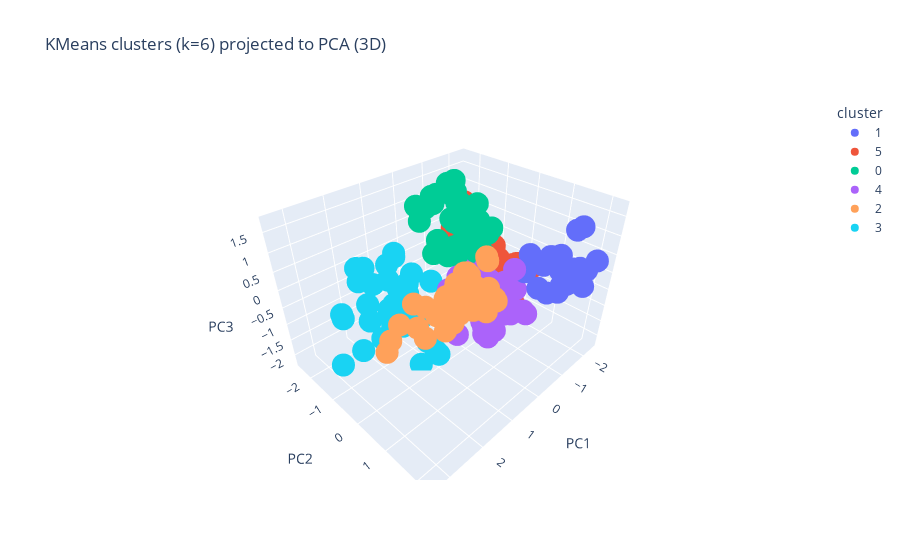

Here is the notebook cell this chart was saved with:
### Code cell
# Visualize KMeans clusters on PCA 3D
fig = px.scatter_3d(x=X_pca3[:,0], y=X_pca3[:,1],z=X_pca3[:,2], color=km_labels.astype(str),
                 title=f'KMeans clusters (k={best_k}) projected to PCA (3D)',
                 labels={'x':'PC1','y':'PC2','z':'PC3', 'color':'cluster'})

fig.show()
